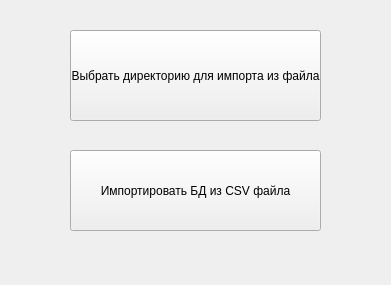
<?xml version="1.0" encoding="UTF-8"?>
<ui version="4.0">
 <class>Form</class>
 <widget class="QWidget" name="Form">
  <property name="geometry">
   <rect>
    <x>0</x>
    <y>0</y>
    <width>391</width>
    <height>285</height>
   </rect>
  </property>
  <property name="windowTitle">
   <string>Импорт БД из CSV файла</string>
  </property>
  <widget class="QPushButton" name="import_button">
   <property name="geometry">
    <rect>
     <x>70</x>
     <y>150</y>
     <width>251</width>
     <height>81</height>
    </rect>
   </property>
   <property name="text">
    <string>Импортировать БД из CSV файла</string>
   </property>
  </widget>
  <widget class="QPushButton" name="directory_select_button">
   <property name="geometry">
    <rect>
     <x>70</x>
     <y>30</y>
     <width>251</width>
     <height>91</height>
    </rect>
   </property>
   <property name="text">
    <string>Выбрать директорию для импорта из файла</string>
   </property>
  </widget>
 </widget>
 <resources/>
 <connections/>
</ui>
